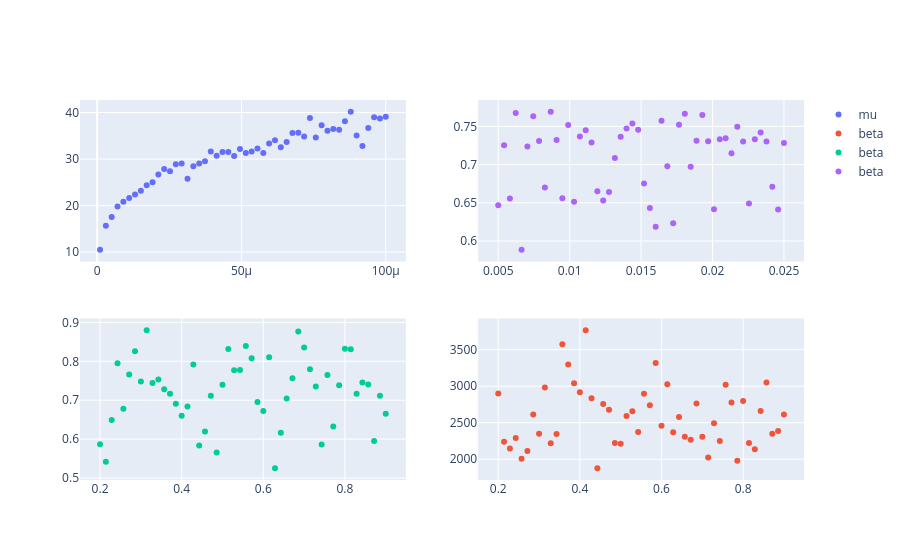

Write notebook code for a chart like this one.
### Code cell
import plotly.graph_objects as go
import pandas as pd
from pathlib import Path
import numpy as np
import json

path_beta = Path.cwd().parent / "nn_learning_intensity" / "trainset_beta"
path_mu = Path.cwd().parent / "nn_learning_intensity" / "trainset_mu"
path_alpha_m = Path.cwd().parent / "nn_learning_intensity" / "trainset_alpha_m"

from plotly.subplots import make_subplots
import sys

fig = make_subplots(rows=2, cols=2)

with open(path_mu / "param_info.json", "r") as f:
    json_data_mu = json.load(f)

with open(path_beta / "param_info.json", "r") as f:
    json_data_beta = json.load(f)

with open(path_alpha_m / "param_info.json", "r") as f:
    json_data_alpha_m = json.load(f)

def freq_std(freqs, values):
    sf = np.sum(freqs) + 1e-7
    mean = np.dot(freqs, values) / sf
    var = np.dot((values - mean)**2, freqs) / sf
    return np.sqrt(var)

first_quote = pd.to_datetime("2023-03-01 16:00:00") # treat as starting date
last_quote = pd.to_datetime("2023-03-31 16:00:00") # treat as last date
ref_diff = (last_quote - first_quote).total_seconds()

vols = []
mus = []
alpha_ts = []
alpha_ms = []
vols_betas = []
vols_alpha_t = []
vols_alpha_m = []
betas = []
temp = []
temp2 = []

for dir in path_mu.iterdir():
    if dir.name == "param_info.json":
        continue

    if dir.name not in json_data_mu.keys():
        continue

    volumes = np.load(dir / "traded_volumes.npy", allow_pickle=True) # (10, 10, 2, 100)
    mu = json.loads(json_data_mu[dir.name]["params"])["mu_intensity"]

    mus.append(mu)
    vols.append(np.mean(volumes))

def autocorr(x, lag=1):
    x = np.asarray(x)
    return np.corrcoef(x[lag:], x[:-lag])[0, 1]

def fano_bins(timeseries, binsize=20):
    means = []
    vars = []
    for idx in range(0, len(timeseries), binsize):
        bin = timeseries[idx:min(len(timeseries),idx+binsize)]
        means.append(np.mean(bin))
        vars.append(np.var(bin))
    return [v/m for v,m in zip(vars, means)]
    

def burst_bins(timeseries, binsize=20):
    means = []
    stds = []
    for idx in range(0, len(timeseries), binsize):
        bin = timeseries[idx:min(len(timeseries),idx+binsize)]
        means.append(np.mean(bin))
        stds.append(np.std(bin))
    return [(s-m)/(s+m) for s,m in zip(stds, means)]

def bin_sum(x, binsize):
    x = np.asarray(x)
    n = len(x) // binsize
    x = x[:n * binsize]
    return x.reshape(n, binsize).sum(axis=1)

for dir in path_beta.iterdir():
    if dir.name == "param_info.json":
        continue

    if dir.name not in json_data_beta.keys():
        continue

    volumes = np.load(dir / "traded_volumes.npy", allow_pickle=True) # (10, 10, 2, 100)
    beta = json.loads(json_data_mu[dir.name]["params"])["beta"]

    betas.append(beta)
    m = np.sum(volumes, axis=(0,1,2))
    k = 1
    T = 50
    p = 0.10
    #vols_betas.append(autocorr(m[:int(p*len(m))], lag=1))
    xb = bin_sum(m, binsize=5)
    fano = np.var(xb) / (np.mean(xb) + 1e-12)
    ac1 = np.corrcoef(xb[1:], xb[:-1])[0,1]
    temp.append(fano)
    temp2.append(ac1)

for dir in path_alpha_m.iterdir():
    if dir.name == "param_info.json":
        continue

    if dir.name not in json_data_alpha_m.keys():
        continue

    volumes = np.load(dir / "traded_volumes.npy", allow_pickle=True) # (10, 10, 2, 100)
    alpha_m = json.loads(json_data_alpha_m[dir.name]["params"])["alpha_moneyness"]
    alpha_ms.append(alpha_m)
    strikes = json_data_alpha_m[dir.name]["strikes"]
    assetdata = np.load(dir / "assetdata.npy", allow_pickle=True) # shape (2, T)
    spot_prices = assetdata[0, :] # (T)

    moneynesses = [(strike - spot) / spot for strike, spot in zip(strikes, spot_prices)]
    print(moneynesses)
    thresh = np.quantile(moneynesses, 0.70) - np.quantile(moneynesses, 0.30)
    
    m = np.mean(volumes, axis=(0,2)) # (10,100)
    x = []
    for t in range(100):
        m_this = m[:,t]
        m_near_atm = np.sum(m_this[np.abs(np.array(moneynesses)) <= thresh])
        if np.sum(m[:,t]) == 0.0:
            x.append(0.0)
        else:
            x.append(m_near_atm / np.sum(m[:,t]))
    vols_alpha_m.append(np.mean(x))

betas = np.linspace(0.2, 0.9, 50) # beta
alpha_ms = np.linspace(0.005, 0.025, 50)

fig.add_trace(go.Scatter(x=mus, y=vols, mode="markers", name="mu"), col=1, row=1)
fig.add_trace(go.Scatter(x=betas, y=temp, mode="markers", name="beta"), col=2, row=2)
fig.add_trace(go.Scatter(x=betas, y=temp2, mode="markers", name="beta"), col=1, row=2)
fig.add_trace(go.Scatter(x=alpha_ms, y=vols_alpha_m, mode="markers", name="beta"), col=2, row=1)

# for val,val2 in zip(temp,temp2):
#     fig.add_trace(go.Scatter(x=list(range(len(val))), y=val, mode="markers", name="beta"), col=2, row=1)
#     fig.add_trace(go.Scatter(x=list(range(len(val2))), y=val2, mode="markers", name="beta"), col=2, row=1)

fig.show()

### Figure 1 — Plotly figure (JSON) as saved in the notebook; plotly's stock layout.template omitted (floating-point values rounded to 4 significant figures)
{"data": [{"mode": "markers", "name": "mu", "type": "scatter", "x": [1e-06, 3.02e-06, 2.12e-05, 2.322e-05, 2.524e-05, 2.727e-05, 2.929e-05, 3.131e-05, 3.333e-05, 3.535e-05, 3.737e-05, 3.939e-05, 5.041e-06, 4.141e-05, 4.343e-05, 4.545e-05, 4.747e-05, 4.949e-05, 5.151e-05, 5.353e-05, 5.555e-05, 5.757e-05, 5.959e-05, 7.061e-06, 6.161e-05, 6.363e-05, 6.565e-05, 6.767e-05, 6.969e-05, 7.171e-05, 7.373e-05, 7.576e-05, 7.778e-05, 7.98e-05, 9.082e-06, 8.182e-05, 8.384e-05, 8.586e-05, 8.788e-05, 8.99e-05, 9.192e-05, 9.394e-05, 9.596e-05, 9.798e-05, 0.0001, 1.11e-05, 1.312e-05, 1.514e-05, 1.716e-05, 1.918e-05], "xaxis": "x", "y": [10.51, 15.65, 26.68, 27.87, 27.38, 28.89, 29.04, 25.76, 28.48, 29.06, 29.54, 31.63, 17.53, 30.72, 31.54, 31.52, 30.64, 32.18, 31.31, 31.61, 32.27, 31.32, 33.33, 19.79, 34.03, 32.55, 33.69, 35.62, 35.67, 34.85, 38.83, 34.62, 37.26, 36.09, 20.8, 36.49, 36.32, 38.13, 40.16, 35.05, 32.8, 36.69, 39.0, 38.75, 39.1, 21.64, 22.37, 23.17, 24.37, 24.98], "yaxis": "y"}, {"mode": "markers", "name": "beta", "type": "scatter", "x": [0.2, 0.2143, 0.2286, 0.2429, 0.2571, 0.2714, 0.2857, 0.3, 0.3143, 0.3286, 0.3429, 0.3571, 0.3714, 0.3857, 0.4, 0.4143, 0.4286, 0.4429, 0.4571, 0.4714, 0.4857, 0.5, 0.5143, 0.5286, 0.5429, 0.5571, 0.5714, 0.5857, 0.6, 0.6143, 0.6286, 0.6429, 0.6571, 0.6714, 0.6857, 0.7, 0.7143, 0.7286, 0.7429, 0.7571, 0.7714, 0.7857, 0.8, 0.8143, 0.8286, 0.8429, 0.8571, 0.8714, 0.8857, 0.9], "xaxis": "x4", "y": [2900.0, 2238.0, 2148.0, 2290.0, 2007.0, 2113.0, 2613.0, 2350.0, 2980.0, 2219.0, 2347.0, 3573.0, 3297.0, 3040.0, 2916.0, 3765.0, 2834.0, 1877.0, 2755.0, 2676.0, 2222.0, 2213.0, 2592.0, 2657.0, 2372.0, 2896.0, 2738.0, 3319.0, 2458.0, 3027.0, 2370.0, 2577.0, 2307.0, 2268.0, 2763.0, 2308.0, 2023.0, 2491.0, 2251.0, 3021.0, 2776.0, 1980.0, 2799.0, 2220.0, 2137.0, 2661.0, 3050.0, 2349.0, 2386.0, 2611.0], "yaxis": "y4"}, {"mode": "markers", "name": "beta", "type": "scatter", "x": [0.2, 0.2143, 0.2286, 0.2429, 0.2571, 0.2714, 0.2857, 0.3, 0.3143, 0.3286, 0.3429, 0.3571, 0.3714, 0.3857, 0.4, 0.4143, 0.4286, 0.4429, 0.4571, 0.4714, 0.4857, 0.5, 0.5143, 0.5286, 0.5429, 0.5571, 0.5714, 0.5857, 0.6, 0.6143, 0.6286, 0.6429, 0.6571, 0.6714, 0.6857, 0.7, 0.7143, 0.7286, 0.7429, 0.7571, 0.7714, 0.7857, 0.8, 0.8143, 0.8286, 0.8429, 0.8571, 0.8714, 0.8857, 0.9], "xaxis": "x3", "y": [0.5868, 0.5418, 0.6493, 0.795, 0.6781, 0.7658, 0.826, 0.748, 0.8796, 0.7441, 0.7529, 0.728, 0.7164, 0.6908, 0.6599, 0.6836, 0.7919, 0.5835, 0.6197, 0.7115, 0.5659, 0.7397, 0.8316, 0.7769, 0.7774, 0.8392, 0.8079, 0.6952, 0.6725, 0.8107, 0.5253, 0.6164, 0.7047, 0.7566, 0.8765, 0.8356, 0.7795, 0.7353, 0.5864, 0.7651, 0.6323, 0.7384, 0.8324, 0.8313, 0.7163, 0.7456, 0.7405, 0.5954, 0.7112, 0.6652], "yaxis": "y3"}, {"mode": "markers", "name": "beta", "type": "scatter", "x": [0.005, 0.005408, 0.005816, 0.006224, 0.006633, 0.007041, 0.007449, 0.007857, 0.008265, 0.008673, 0.009082, 0.00949, 0.009898, 0.01031, 0.01071, 0.01112, 0.01153, 0.01194, 0.01235, 0.01276, 0.01316, 0.01357, 0.01398, 0.01439, 0.0148, 0.0152, 0.01561, 0.01602, 0.01643, 0.01684, 0.01724, 0.01765, 0.01806, 0.01847, 0.01888, 0.01929, 0.01969, 0.0201, 0.02051, 0.02092, 0.02133, 0.02173, 0.02214, 0.02255, 0.02296, 0.02337, 0.02378, 0.02418, 0.02459, 0.025], "xaxis": "x2", "y": [0.6469, 0.7253, 0.6556, 0.7674, 0.5887, 0.7235, 0.7631, 0.7306, 0.6699, 0.7689, 0.7321, 0.656, 0.7518, 0.6514, 0.7367, 0.7447, 0.7288, 0.6652, 0.6531, 0.6641, 0.7086, 0.7363, 0.747, 0.7537, 0.7457, 0.6751, 0.6432, 0.6188, 0.7574, 0.6979, 0.6233, 0.7519, 0.7664, 0.6971, 0.7311, 0.7649, 0.7303, 0.6416, 0.7329, 0.7346, 0.7148, 0.7493, 0.7303, 0.6492, 0.7331, 0.7418, 0.7303, 0.671, 0.6414, 0.7283], "yaxis": "y2"}], "layout": {"xaxis": {"anchor": "y", "domain": [0, 0.45]}, "xaxis2": {"anchor": "y2", "domain": [0.55, 1]}, "xaxis3": {"anchor": "y3", "domain": [0, 0.45]}, "xaxis4": {"anchor": "y4", "domain": [0.55, 1]}, "yaxis": {"anchor": "x", "domain": [0.575, 1]}, "yaxis2": {"anchor": "x2", "domain": [0.575, 1]}, "yaxis3": {"anchor": "x3", "domain": [0, 0.425]}, "yaxis4": {"anchor": "x4", "domain": [0, 0.425]}}}
